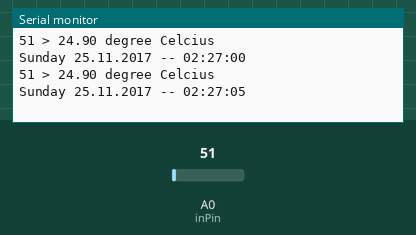
Simulated run of this sketch. Board: Arduino Uno, built with avr-gcc and run on an emulated ATmega328P. Shown: the last lines printed to the serial monitor. The inputs (shaded band) are chosen by the test bench; at power-on: A0 (inPin) = 51. The local clock reads 2024-03-15 10:24:30 at power-on unless the sketch sets it.

Above: at 5.8 s.
5.9 s: A0 (inPin) set to 61
At 10.4 s:
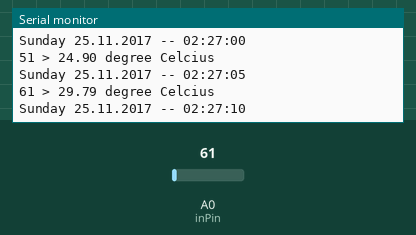
11.9 s: A0 (inPin) set to 71
At 15.7 s:
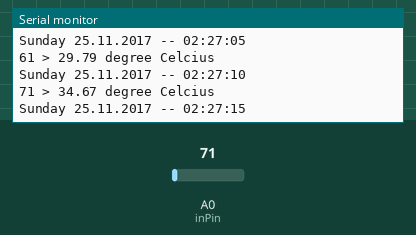
Timing chart, 0 to 17.2 s (numbered marks = the images above; inputs shaded):
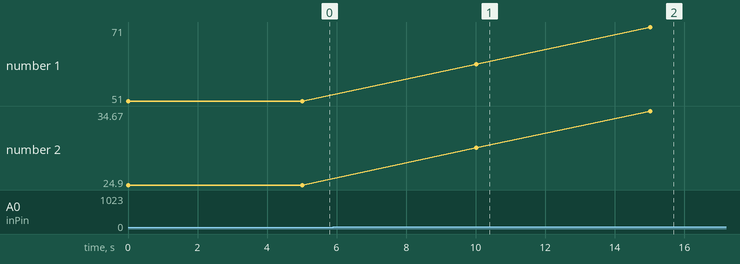

The sketch:

LM_temp.ino
```cpp
// Thermalmeter using LM35DZ( 0 to 100 degree C) sensor to display temperture in Serial monitor.
#include <DS3231.h>
// Init the DS3231 using the hardware interface
DS3231  rtc(SDA, SCL);
const int inPin =0;   //analog pin

void setup() {
  Serial.begin(9600);

  rtc.begin();

  // The following lines can be uncommented to set the date and time
  rtc.setDOW(SATURDAY);     // Set Day-of-Week to SUNDAY
  rtc.setTime(2, 27, 0);     // Set the time to 12:00:00 (24hr format)
  rtc.setDate(25, 11, 2017);   // Set the date to January 1st, 2014
}

void loop() {
  int value = analogRead(inPin);                //value from analog pin

  //Calculate the voltage in mV from anaglog pin then convert to dregree C
  float millivolts = (value/1024.0)*5000;       // 10bit ADC so 1024 sterp from 0 to 5V.
  float celsius = millivolts/10;                // 10mV/degree

  //Display on Serial monitor
  Serial.print(value);
  Serial.print(" > ");
  Serial.print(celsius);
  Serial.print(" degree Celcius \n");
  // Send Day-of-Week
  Serial.print(rtc.getDOWStr());
  Serial.print(" ");

  // Send date
  Serial.print(rtc.getDateStr());
  Serial.print(" -- ");

  // Send time
  Serial.println(rtc.getTimeStr());
  delay(5000);                                  //refresh every 1 second
}
```

Measured:
- after the input at 5.9 s, the serial monitor: prints a new line after 4.1 s (image 1)
- after the input at 11.9 s, the serial monitor: prints a new line after 3.1 s (image 2)
- plotted number 1: 51 → 61 after the input at 5.9 s, 61 → 71 after the input at 11.9 s
- plotted number 2: 24.9 → 29.79 after the input at 5.9 s, 29.79 → 34.67 after the input at 11.9 s
